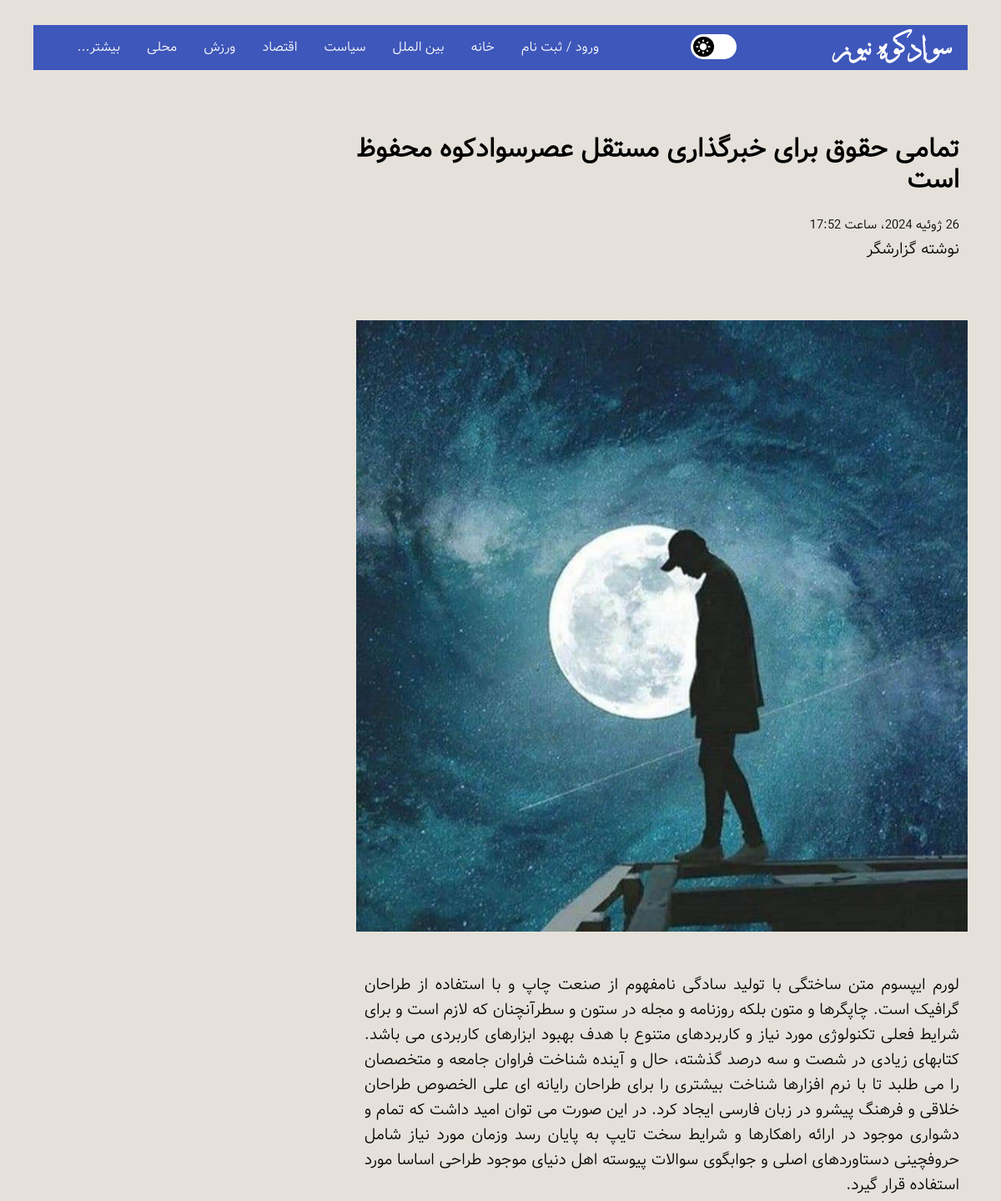
/42/ (upper part), run on an earlier commit of the app's database.
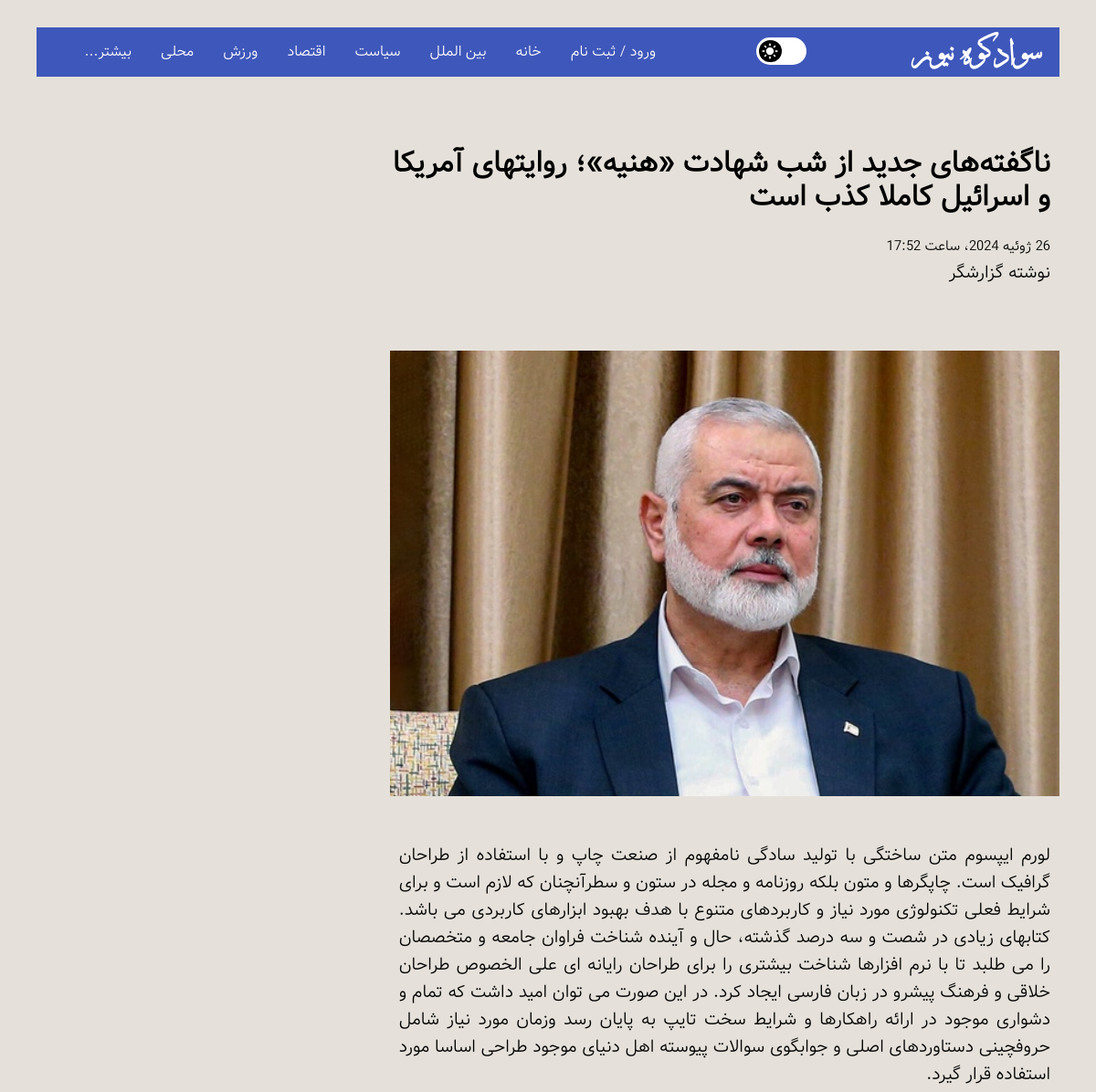
And on a later commit of the database.
### news/models.py (models this page shows, shortened)
class Article(models.Model):
    title = models.CharField(max_length=200, verbose_name='عنوان')
    category = models.ForeignKey(Category, on_delete=models.CASCADE, verbose_name='دسته بندی')
    cover_image = models.ImageField(upload_to='static/images', verbose_name='تصویر کاور', null=True, blank=True)
    content = models.TextField(verbose_name='محتوا')
    author = models.CharField(max_length=200, verbose_name='نویسنده')
    created_at = models.DateTimeField(auto_now_add=True, verbose_name='تاریخ ایجاد')
    slide_show = models.BooleanField(default=False, verbose_name='نمایش خبر در اسلایدر دسته بندی')
    is_urgent = models.BooleanField(default=False, verbose_name='نمایش خبر در اسلایدر صفحه اصلی')
    slug = models.SlugField(max_length=200, db_index=True, allow_unicode=True ,verbose_name='عنوان در url')
    is_active = models.BooleanField(default=False, verbose_name='قابل مشاهده / غیرقابل مشاهده')
    class Meta:
        verbose_name = 'خبر'
        verbose_name_plural = 'اخبار'

### news/views.py (the view)
# urls.py: path('<pk>/', views.ArticleDetailView.as_view(), name='article-detail'),
class ArticleDetailView(DetailView):
    model = Article
    template_name = 'news/article.html'
    context_object_name = 'news'
    def get_queryset(self):
        query = super(ArticleDetailView, self).get_queryset()
        query = query.filter(is_active=True)
        return query
    def get_context_data(self, **kwargs):
        context = super(ArticleDetailView, self).get_context_data()
        article: Article = kwargs.get('object')
        context['comments'] = Comment.objects.filter(article_id=article.id).order_by('-create_date')
        return context

### template/news/article.html (shortened to what this page needs)
{% load static %}
{% load jalali_tags %}
<!doctype html>
<html class="no-js" lang="fa" dir="rtl">
<head>
  <link href="https://stackpath.bootstrapcdn.com/font-awesome/4.7.0/css/font-awesome.min.css" rel="stylesheet"
>
  <link rel="stylesheet" href="{% static 'css/normalize.css' %}">
  <link rel="stylesheet" href="{% static 'css/main.css' %}">
</head>
<body class="body_color">
  <div class="content-wrap main_color">
     <header role="banner">
      <section class="nav-section content_color1">
        <div class="logo">
          <a href="index.html" title="Frivizn logo">سوادکوه نیوز</a>
        </div>
        <div id="DL_mode" class="bg_white">
          <div id="DL_btn" class="bg_black">
              <img id="DL_status" src="{% static 'images/light.png' %}" alt="">
          </div>
        </div>
        <nav class="nav-menu" role="navigation">
          <ul class="nav-links">
            {% if request.user.is_authenticated %}
              <li><a href="{% url 'logout_page' %}" title="logout">خروج</a></li>
            {% else %}
              <li><a href="{% url 'register_page' %}" title="register">ورود / ثبت نام</a></li>
            {% endif %}
            <li><a href="{% url 'home_page' %}" title="Home">خانه</a></li>
            <li><a href="{% url 'world-page' %}" title="Business">بین الملل</a></li>
            <li><a href="{% url 'politics-page' %}" title="Politics">سیاست</a></li>
            <li><a href="{% url 'economy-page' %}" title="Business">اقتصاد</a></li>
            <li><a href="{% url 'sport-page' %}" title="Sport">ورزش</a></li>
            <li><a href="{% url 'local-page' %}" title="Entertainment">محلی</a></li>
            <li>
              <a href="#more" title="More">بیشتر...<span class="dropdown-toggle" aria-expanded="false"></span>
                <span class="screen-reader-text">Expand child menu</span></a>
            </li>
          </ul>
        </nav>
      </section>
    </header>
    <main class="main-article" role="main">
      <article class="article color_b">
        <h2 class="color_b">{{ news.title }}</h2>
        <p class="color_b"><small>{{ news.created_at | to_jalali }}</small><br> نوشته {{ news.author }}</p>
        {% if news.cover_image %}
            <img src="{{ news.cover_image.url }}" alt="">
        {% else %}
            <img src="" alt="news">
        {% endif %}
        <p class="color_b">{{ news.content | linebreaks}}</p>
      </article>
    </main>
  </div>
</body>
</html>

What changed in the data, as far as the page shows it:
changed Article "گزارشگر": title "تمامی حقوق برای خبرگذاری مستقل عصرسوادکوه محفوظ است" → "ناگفته‌های جدید از شب شهادت «هنیه»؛ روایتهای آمریکا و اسرائیل کاملا کذب است"; cover_image: a different picture
